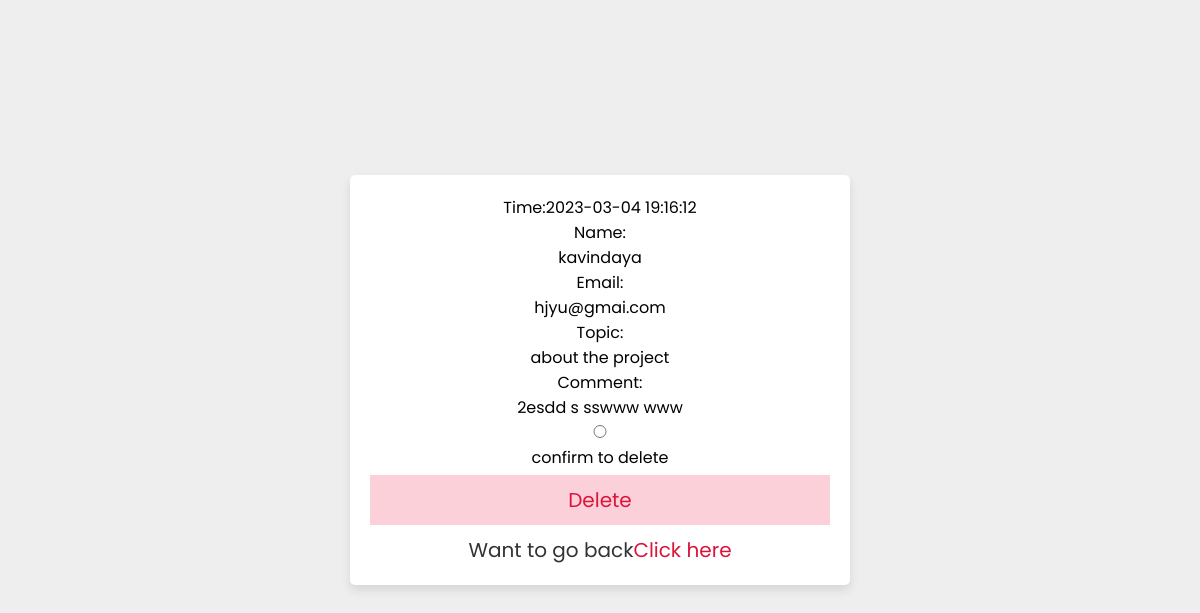
The app's page /comment.php?id=7 with its own data.
### tables this page shows
CREATE TABLE `comment` (
  `id` int(11) NOT NULL,
  `name` varchar(255) NOT NULL,
  `email` varchar(255) NOT NULL,
  `subject` varchar(255) NOT NULL,
  `comments` text NOT NULL,
  `time` datetime NOT NULL DEFAULT current_timestamp() ON UPDATE current_timestamp(),
  `is_read` tinyint(1) NOT NULL
);

### comment.php (the view, shortened to what this page needs)
<?php
require 'config.php';
foreach ($_GET as $x) {
    $y = $x;
}
$insert = "update deleting set id='$y'";
mysqli_query($conection, $insert);
$sql = "select * from comment where id='$y' ";
$result = mysqli_query($conection, $sql);
?>
<!DOCTYPE html>
<html lang="en">
<head>
    <link rel="stylesheet" href="x .css">
</head>
<body>
    <div class="form-container">
        <form action="comment delete.php" method="post">
            <?php
            while ($row = mysqli_fetch_assoc($result)) {
                echo "Time:" . $row["time"] . "<br>";
                echo "Name:<br>" . $row["name"] . "<br>";
                echo "Email:<br>" . $row["email"] . "<br>";
                echo "Topic:<br>" . $row["subject"] . "<br>";
                echo "Comment:<br>" . $row["comments"] . "<br>";
            }
            ?>
            <label>
                <span style="display: inline;"><input type="radio" required name="<?php echo $y ?>">confirm to delete</span>
            </label>
            <input name="submit" type="submit" value="Delete" class="form-btn">
            <p>Want to go back<a href="table.php">Click here</a></p>
        </form>
    </div>
</body>
</html>

### x .css (style rules this page uses)
* { font-family: 'Poppins', sans-serif; margin: 0; padding: 0; box-sizing: border-box; outline: none; border: none; text-decoration: none; }
.form-container { min-height: 100vh; display: flex; align-items: center; justify-content: center; padding: 20px; padding-bottom: 60px; background: #eee; }
.form-container form { padding: 20px; border-radius: 5px; box-shadow: 0 5px 10px rgba(0, 0, 0, .1); background: #fff; text-align: center; width: 500px; }
.form-container form input, .form-container form select { width: 100%; padding: 10px 15px; font-size: 15px; text-align: center; margin: 5px 0; background: #eee; }
.form-container form .form-btn { background: #fbd0d9; color: crimson; text-transform: capitalize; font-size: 20px; cursor: pointer; }
.form-container form p { margin-top: 5px; font-size: 20px; color: #333; }
.form-container form p a { color: crimson; }

### records on screen
comment: time "2023-03-04 19:16:12", name "kavindaya", email "hjyu@gmai.com", subject "about the project", comments "2esdd s sswww www"
